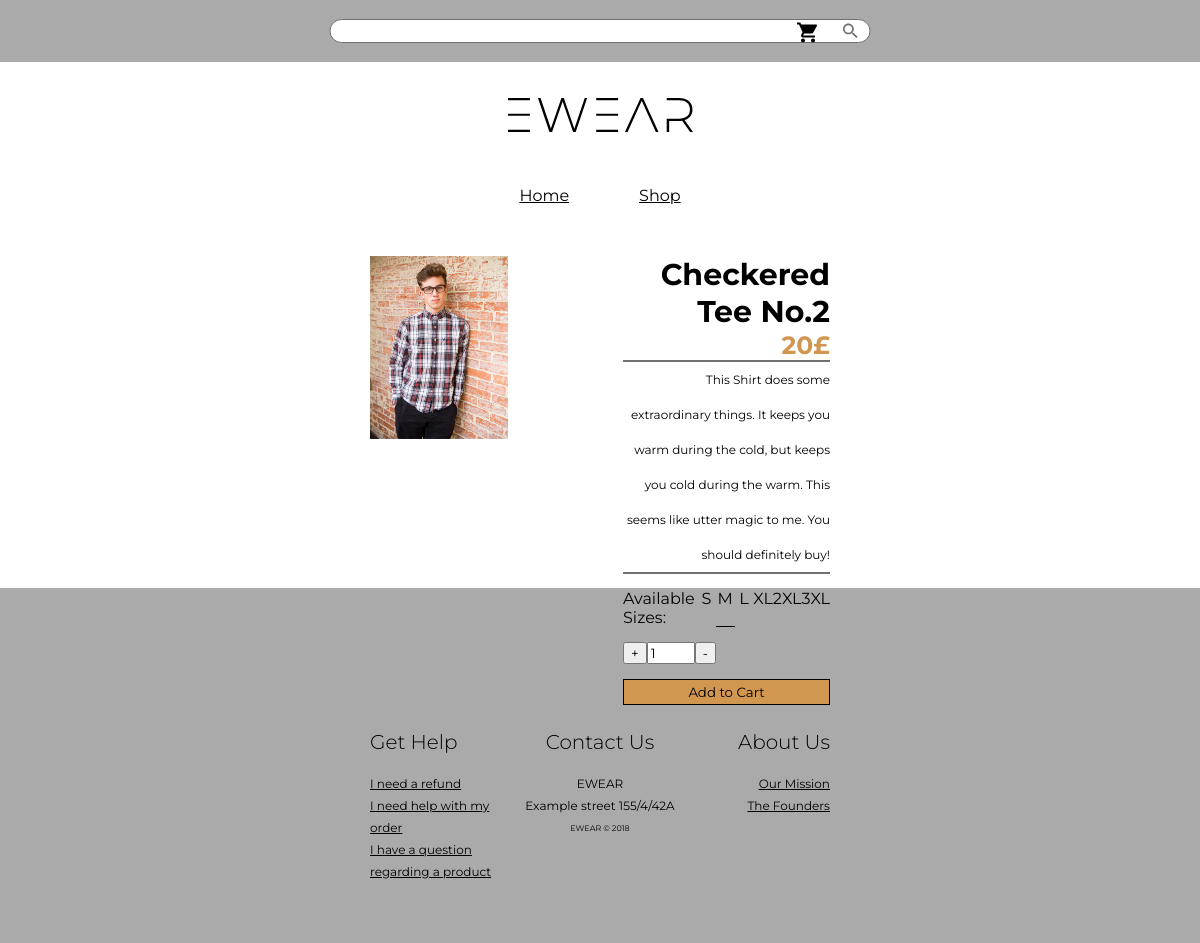
The app's page /shop/prod/Checkered Tee No.2 with its own data.
### tables this page shows
CREATE TABLE `products` (
  `id` int(11) NOT NULL,
  `title` varchar(100) NOT NULL,
  `product_desc` varchar(500) NOT NULL,
  `product_desc_long` text NOT NULL,
  `base_price` int(11) NOT NULL,
  `image` varchar(200) NOT NULL,
  `created_at` int(11) NOT NULL,
  `in_stock` tinyint(1) NOT NULL,
  `data` text NOT NULL,
  `category_fs` int(11) NOT NULL
);

### app/helper.php (called while the page is built, shortened)
<?php
function load_view($view, $data=array()){
	require __DIR__."/../views/sites/".$view.".php";
}

### app/Controllers/Shop.php (called while the page is built, shortened)
<?php
class Shop extends Controller
{
	public function prod($parm){
		$product=new Product();
		$data['prod']=$product->getProduct($parm);
		$this->view->files_css=['product.css'];
		$this->view->render("shop/prod", $data);
	}
}

### index.php (called while the page is built, shortened)
<?php
spl_autoload_register(function($class){
	$path=str_replace("App\\", "app/", $class);
	$path=str_replace("\\", "/", $path);
	$path=__DIR__."/".$path.".php";
});
require __DIR__."/app/helper.php";
$app= new Bootstrap();

### app/Core/Model.php (called while the page is built, shortened)
<?php
class Model{
	public function __construct(){
		$this->db = new Database();
	}
}

### config/db.php (called while the page is built)
<?php
return[
	"host"=>"localhost",
	"user"=>"root",
	"pass"=>"",
	"name"=>"ewear"
];

### app/Libs/Database.php (called while the page is built, shortened)
<?php
class Database extends \mysqli
{
	public function __construct()
	{
		$db_config=require __DIR__."/../../config/db.php";
	}
}

### app/Models/Product.php (called while the page is built, shortened)
<?php
class Product extends Model{
	protected $table_name = "products";
	public function getProduct($name=null){
		if ($name!=null&&is_string($name)){
			$sql="SELECT * FROM {$this->table_name} WHERE title='$name' LIMIT 1";
			$stmt=$this->db->query($sql)->fetch_assoc();
			return $stmt;
		}
		else return false;
	}
}

### views/sites/shop/prod.php (the view, shortened to what this page needs)
<div class="container">
	<div class="content">
		<?php if(!empty($prod)):?>
			<img class="prodimg" src="<?php if($prod['image']==""){echo APP_URL."assets/images/product/none.jpg";}else echo APP_URL."assets/images/product/".$prod['image']?>" alt="product image">
		<div class="text">
			<h2><?php echo $prod['title']?></h2>
			<h3><?php echo $prod['base_price']?>&pound;</h3>
			<hr>
			<p><?php echo $prod['product_desc_long']?></p>
			<hr>
			<form method="post">
				<div class="order">
					<div class="size">
						 Available Sizes:
						 <label for="S">S</label>
						 <label for="M">M</label>
						 <label for="L">L</label>
						 <label for="XL">XL</label>
						 <label for="2XL">2XL</label>
						 <label for="3XL">3XL</label>
					</div>
					<div class="quantity">
						<button type="button" onclick="document.querySelector('.amount').stepUp(1)">+</button><input name="num" type="number" min="1" max="10" value="1" class="amount" readonly><button type="button" onclick="document.querySelector('.amount').stepDown(1)">-</button>
					</div>
					<?php if ($prod['in_stock']==1):?>
					<input type="submit" name="submit" id="submit" class="submit" value="Add to Cart">
					<?php else:?>
					<input type="submit" name="locked" id="locked" class="submit" disabled value="This item is currently unavailable">
					<?php endif;?>
				</div>
			</form>
		</div>
		<?php else:?>
		<?php header("Location:".APP_URL."error/query");?>
		<?php endif;?>
	</div>
</div>

### assets/css/css.css (style rules this page uses)
* { box-sizing: border-box; margin: 0; font-family: "Montserrat", sans-serif; }
.nav-main>.options>a>svg { height: 24px; transform: translateY(15%); }
.container { padding: 0 370px; }

### assets/css/product.css (style rules this page uses)
.content>.prodimg { width: 30%; }
.content>.text { float: right; }
.content>.text>* { text-align: right; }
.content>.text>h2 { font-size: 30px; }
.content>.text>h3 { color: #D19650; font-size: 25px; }
.content>.text { width: 45%; }
.content>.text>p { font-size: 12px; line-height: 35px; }
.content>.text>hr { border: 1px solid #707070; }
.size>label { position: relative; }
input[type="radio"]:checked+label:after { content: ''; position: absolute; width: 100%; bottom: 0; left: 0; border-bottom: 1px solid black; }
.text>form>.order { display: flex; text-align: initial; flex-direction: column; }
form>.order>.size { display: flex; flex-basis: 100%; justify-content: space-between; }
.size>label { width: 30px; text-align: center; cursor: pointer; }
form>.order>* { margin-top: 15px; }
form>.order>input.submit { height: 26px; background-color: #D19650; border: 1px solid black; cursor: pointer; }

### records on screen
products: image (picture), title "Checkered Tee No.2", base_price "20", product_desc_long "This Shirt does some extraordinary things. It keeps you warm during the cold, but keeps you cold during the warm. This seems like utter magic to me. You should definitely buy!"
